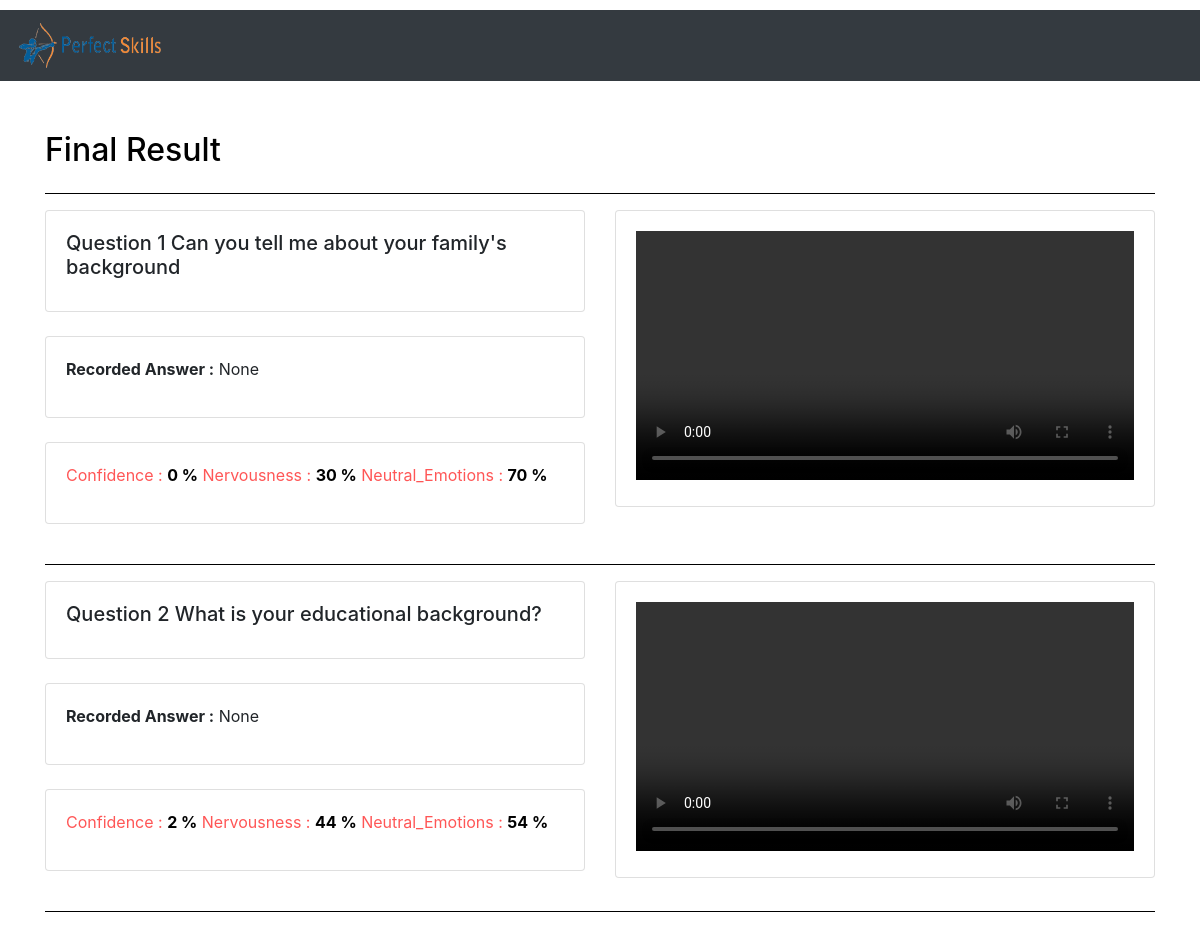
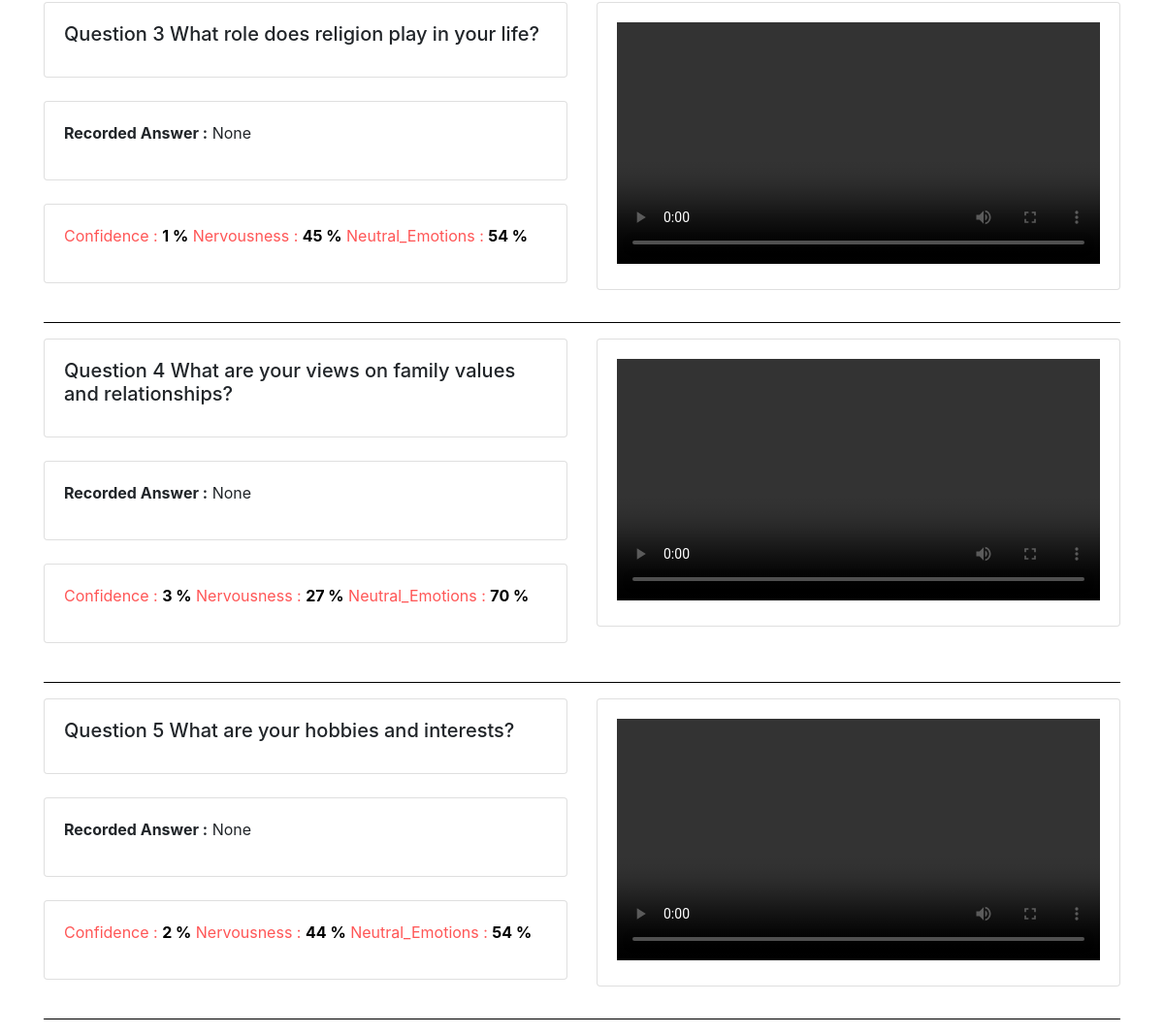
Screenshot of /response_evaluation/response_evaluation_dshsboard/re_result_view/Bt03iMB/ with the database file from the repository (2 pictures, top to bottom).
### response_evaluation/models.py (models this page shows, shortened)
class re_recordings(models.Model):
    id =models.AutoField(primary_key=True)
    test = models.ForeignKey(UserSubmittedTest, on_delete=models.CASCADE, null=True, blank=True)
    Submission_code = models.CharField(max_length=300,null=True)
    que = models.CharField(max_length=300,null=True)
    videoAns = models.FileField(upload_to='media',blank=True)
    trasnscript = models.CharField(max_length=10000,null=True)
    confidence=models.IntegerField(null=True,default=0)
    nervousness=models.IntegerField(null=True,default=0)
    neutral=models.IntegerField(null=True,default=0)

### response_evaluation/views.py (the view)
# urls.py: path('response_evaluation_dshsboard/re_result_view/<str:test_code>/',re_result_view, name='re_result_view'),
def re_result_view(request, test_code):
    url = settings.MEDIA_URL
    all_re = re_recordings.objects.filter(Submission_code=test_code)
    try:
        user_test_instance = UserSubmittedTest.objects.get(Submission_code=test_code)
        result_generate = user_test_instance.result_generate
    except UserSubmittedTest.DoesNotExist:
        result_generate = None
    print(test_code)
    return render(request, 'viewre.html', {'re': all_re, 'url': url, 'test_code': test_code, 'result_generate': result_generate})

### templates/viewre.html (shortened to what this page needs)
<!doctype html>
<html lang="en">
<head>
    {% load static %}
    <link rel="stylesheet" href="https://cdn.jsdelivr.net/npm/bootstrap@4.0.0/dist/css/bootstrap.min.css"
>
</head>
<body>
    {% if user.is_authenticated %}
    <nav class="navbar navbar-dark bg-dark" style="margin-top: 10px;">
        <img src="{% static 'image/ps.png' %}" width="150" height="45" alt="">
        <div class="form-inline" style="margin: 5px 5px 5px 5px 5px;">
            <h2 style=" color:rgb(255, 255, 255); margin-right: 10px;">Hello,{{ user.first_name }}</h2>
            <a class="btn btn-danger" style="text-align:center; margin-right: 10px;" href="{% url 'logout' %}"
                role="button">Logout</a>
        </div>
    </nav>
    {% else %}
    <nav class="navbar navbar-dark bg-dark" style="margin-top: 10px;">
        <a class="navbar-brand" href="{% url 'home' %}">
            <img src="{% static 'image/ps.png' %}" width="150" height="45" alt="">
        </a>
    </nav>
    {% endif %}
    <section class="vh-100" style="background-color: rgb(255, 255, 255);margin-top: 50px;">
        <div class="container h-100" style="margin-top: 5px;">
            <div class="row">
                <div class="col-md-5">
                    <h2 style=" color:rgb(0, 0, 0); margin-right: 10px;">Final Result </h2>
                </div>
                <div class="col-md-4">
                </div>
            </div>
            <hr color="black">
        </div>
        {% for i in re %}
        <div class="container h-100" style="margin-top: 5px;">
            <div class="row">
                <div class="col-sm-6" id="res_only">
                    <div class="card">
                        <div class="card-body">
                            <h5 class="card-title">
                                {{ i.que }}</h5>
                        </div>
                    </div>
                    <br>
                    <div class="card">
                        <div class="card-body">
                            <p> <span style="font-weight: bold;">Recorded Answer :</span>
                                {{ i.trasnscript }}
                            </p>
                        </div>
                    </div>
                    <br>
                    <div class="card">
                        <div class="card-body" id="video_card">
                            <p style=" color:#ff5656;">Confidence : <span style="font-weight:bold; color:#000000;">
                                {{ i.confidence }} %</span>
                            Nervousness : <span style="font-weight:bold; color:#000000;">
                                {{ i.nervousness }} %</span>
                            Neutral_Emotions : <span style="font-weight:bold; color:#000000;">
                                {{ i.neutral }} %</span>
                        </p>
                        </div>
                    </div>
                    <br>
                </div>
                <div class="col-sm-6" id="resu_vid">
                    <div class="card">
                        <div class="card-body" id="video_card">
                            <video width="100%" height="60%" controls>
                                <source src="{{ url }}{{ i.videoAns }}" type="video/webm">
                            </video>
                        </div>
                    </div>
                </div>
            </div>
            <hr color="black">
        </div>
        {% endfor %}
    </section>
</body>
</html>

### rows the page displays
re_recordings: que "Question 1 Can you tell me about your family's background", trasnscript "None", confidence "0", nervousness "30", neutral "70"
re_recordings: que "Question 2 What is your educational background?", trasnscript "None", confidence "2", nervousness "44", neutral "54"
re_recordings: que "Question 3 What role does religion play in your life?", trasnscript "None", confidence "1", nervousness "45", neutral "54"
re_recordings: que "Question 4 What are your views on family values and relationships?", trasnscript "None", confidence "3", nervousness "27", neutral "70"
re_recordings: que "Question 5 What are your hobbies and interests?", trasnscript "None", confidence "2", nervousness "44", neutral "54"
